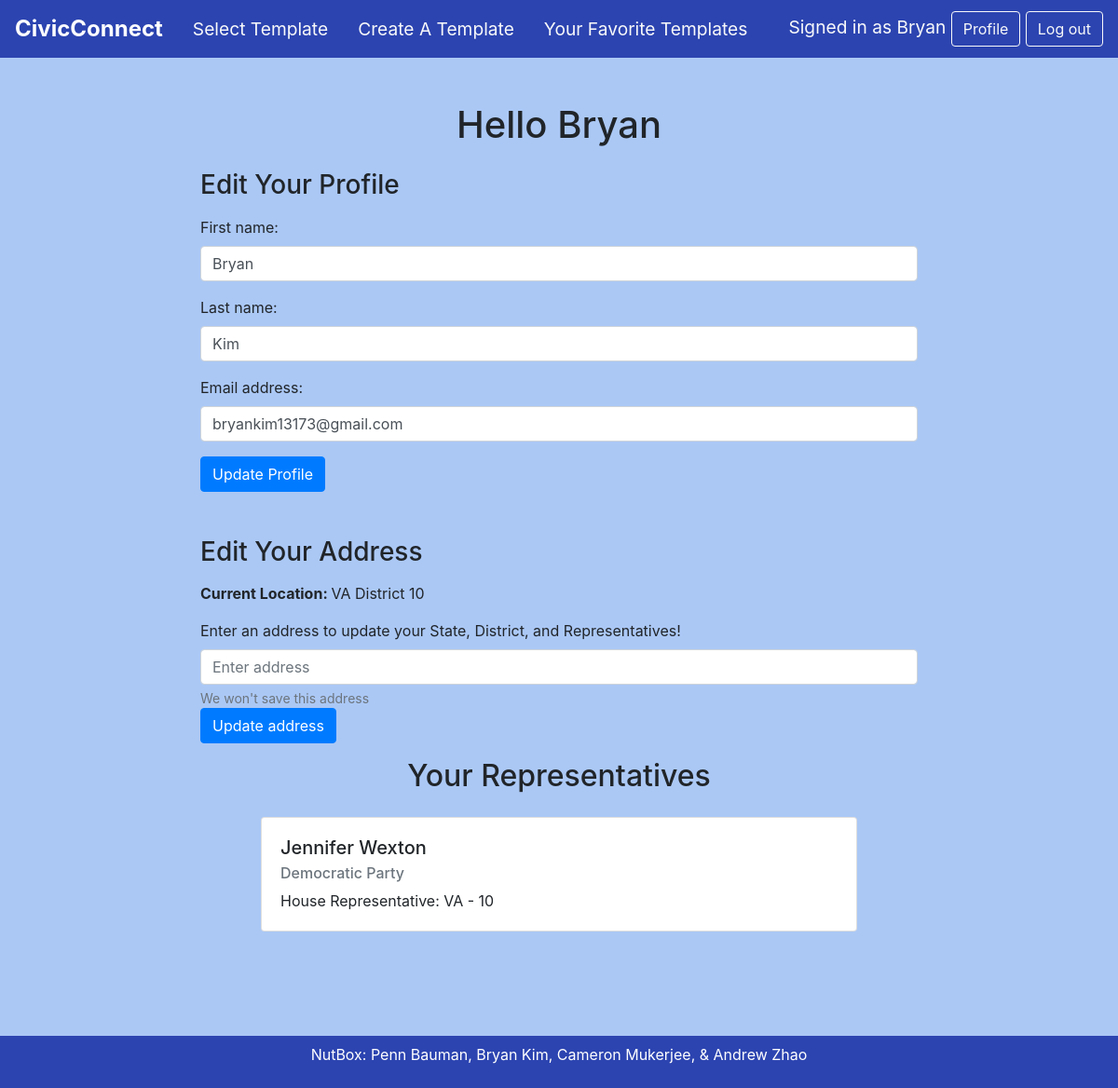
Page /profile/ (signed in) on the committed database.
### masterdata/models.py (models this page shows, shortened)
class client(models.Model):
    user = models.OneToOneField(User,related_name='clients',unique=True,null=False, db_index=True,on_delete=models.CASCADE)
    State = models.CharField(max_length = 2)
    District = models.CharField(max_length= 5, default= '')
    issues = models.ForeignKey(Issue,blank = True,null=True, on_delete=models.CASCADE)
    representatives = models.ManyToManyField(Representative)
    favorites  = models.ManyToManyField(Emailtemplate)

class Representative(models.Model):
    name = models.CharField(max_length = 100)
    state = models.CharField(max_length= 2)
    district = models.CharField(max_length= 5)
    party = models.CharField(max_length= 50)
    email = models.CharField(max_length = 50)
    def __str__(self):
        return self.name

### nutboxcivic/views.py (the view, shortened to what this page needs)
# urls.py: path('profile/', views.update_profile, name = 'profile'),
@login_required
@transaction.atomic
def update_profile(request):
    me = client.objects.get(user = request.user)
    if request.method == 'POST':
        user_form = UserForm(request.POST, instance=request.user)
        profile_form = ProfileForm(request.POST, instance=request.user.clients)
        if profile_form.is_valid():
            profile_form.save()
            return HttpResponseRedirect('/')
        if user_form.is_valid():
            user_form.save()
            return HttpResponseRedirect('/')
        else:
            messages.error(request, ('Please correct the error below.'))
    else:
        user_form = UserForm(instance=request.user)
        profile_form = ProfileForm(instance=request.user.clients)
    status = 0
    errormessage = ""
    reps = ['','','','','']
    return render(request, 'civic/profile.html', {
        'user_form': user_form,
        'profile_form': profile_form,
        'apistatus' : errormessage,
        'me' : me,
        'allreps' : me.representatives.all(),
    })

### nutboxcivic/forms.py
class UserForm(forms.ModelForm):
    class Meta:
        model = User
        fields = ('first_name', 'last_name', 'email')
        widgets = {
            'first_name' : forms.TextInput(attrs = {'class': 'form-control'}),
            'last_name' : forms.TextInput(attrs = {'class': 'form-control'}),
            'email' : forms.TextInput(attrs = {'class': 'form-control'}),
        }

class ProfileForm(forms.ModelForm):
    class Meta:
        model = client
        fields = ('State','representatives')
        widgets = {
            'State' : forms.TextInput(attrs = {'class': 'form-control'}),
        }
        representatives = forms.ModelChoiceField(queryset=Representative.objects.all().order_by('state'))

### nutboxcivic/templates/civic/profile.html (shortened to what this page needs)
{% extends 'civic/base.html' %}
{% block content %}
<div class="row justify-content-center mb-3">
	<h1>Hello {{ user.first_name }}</h1>
</div>
<h3 class="mb-3"> Edit Your Profile</h3>
<form method="POST">
 {{ user_form.as_p }}
 <input type="submit" class="btn btn-primary" value = "Update Profile"></button>
</form>
<h3 class="mb-3 mt-5">Edit Your Address</h3>
<p>
	<b>Current Location: </b>
	{{me.State | upper}}
	District {{me.District}}
</p>
<form action="{% url 'profile'%}" method="get">
    <label for="InputAddress">Enter an address to update your State, District, and Representatives!</label>
    <input type="text" class="form-control" id="InputAddress" name="InputAddress" placeholder="Enter address">
    <small id="addressHelp" class="form-text text-muted">We won't save this address</small>
	<input type="submit" class="btn btn-primary" value = "Update address"></button>
</form>
<div class="row justify-content-center mb-3">
	<h2>Your Representatives</h3>
</div>
<div class="row justify-content-center">
	{% for currentrep in allreps %}
		<div class="card" style="width: 40rem; margin-bottom:1em">
			<div class="card-body">
				<h5 class="card-title">{{currentrep.name}}</h5>
				<h6 class="card-subtitle mb-2 text-muted">{{currentrep.party}}</h6>
				<p class="card-text">{{currentrep.}}
				{%if user.is_authenticated%}
					{%if currentrep.state != ''%}
						{%if currentrep.district != ''%}
							House Representative:
						{%else%}
							Senator:
						{%endif%}
						{{currentrep.state | upper}}
					{%endif%}
					{%if currentrep.district != ''%}
						- {{currentrep.district}}
					{%endif%}
				{%endif%}
				</p>
			</div>
		</div>
	{% endfor %}
</div>
{% endblock %}

### nutboxcivic/templates/civic/base.html (shortened to what this page needs)
{% load bootstrap4 %}
{% load static %}
{% load socialaccount %}
{% bootstrap_css %}
<head>
</head>
<body style="background-color:#abc8f5">
	<nav class="navbar navbar-expand-lg navbar-light" style="background-color:#2c44b0">
		<a class="navbar-brand text-white font-weight-bold" style="font-size:1.5em" href="{% url 'home' %}">CivicConnect</a>
		<div class="collapse navbar-collapse" id="">
			<a class="nav-link text-light" style="font-size:1.2em" href="{% url 'select' %}">{{ 'Select Template' }}</a>
			<a class="nav-link text-light" style="font-size:1.2em" href="{% url 'createTemp' %}">{{ 'Create A Template' }}</a>
			{% if user.is_authenticated %}
			<a class="nav-link text-light" style="font-size:1.2em" href="{% url 'favorite' %}">{{ 'Your Favorite Templates' }}</a>
			{% endif %}
		</div>
		<div class="ml-auto text-light" style="font-size:1.2em">
			{% if user.is_authenticated %}
				Signed in as {{ user.first_name }}
				<a class="btn btn-outline-light" href="{% url 'profile' %}" role="button">Profile</a>
				<a class="btn btn-outline-light" href="{% url 'logout' %}" role="button">Log out</a>
			{% else %}
				Not signed in
				<a class="btn btn-outline-light" href="{% url 'gauth' %}" role="button">Sign in</a>
			{% endif %}
		</div>
	</nav>
	<div class="content container col-md-8 mt-5">
		{% block content %}
		{% endblock %}
	</div>
	<div style="height:6em"></div>
	<div class="navbar navbar-light justify-content-center" style="background-color: #2c44b0;margin-bottom:-1em; color:white">
		<p> NutBox:
			<a class="text" href="mailto:pcb8gb@virginia.edu" style="color: white" >Penn Bauman</a>,
			<a class="text" href="mailto:bjk3yf@virginia.edu" style="color: white" >Bryan Kim</a>,
			<a class="text" href="mailto:crm6zg@virginia.edu" style="color: white" >Cameron Mukerjee</a>, &amp;
			<a class="text" href="mailto:awz6ay@virginia.edu" style="color: white" >Andrew Zhao</a>
		</p>
	</div>
</body>

### rows in the picture
client: State "VA", District "10"
Representative: name "Jennifer Wexton", party "Democratic Party", shows "House Representative:", state "VA", district "10"

### other values in the picture
{{ 'Select Template' }} "Select Template"
{{ 'Create A Template' }} "Create A Template"
{{ 'Your Favorite Templates' }} "Your Favorite Templates"
{{ user.first_name }} "Bryan"
